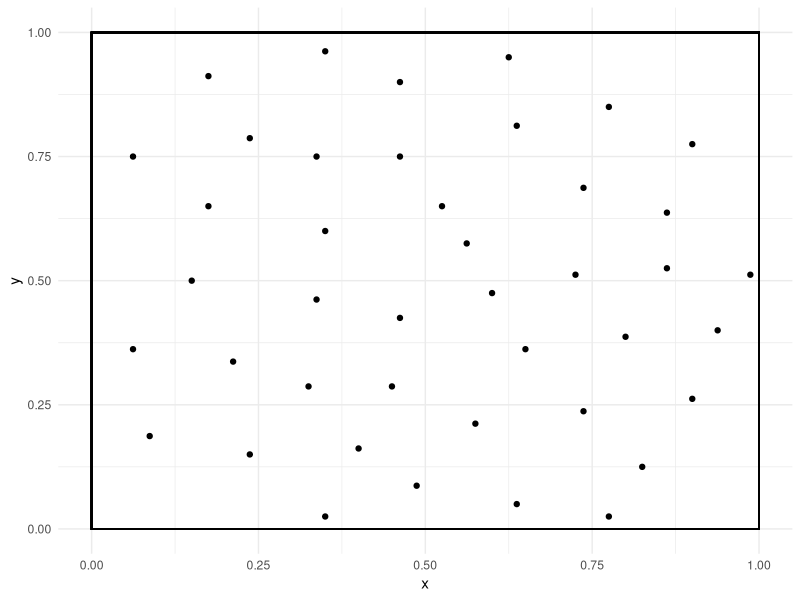
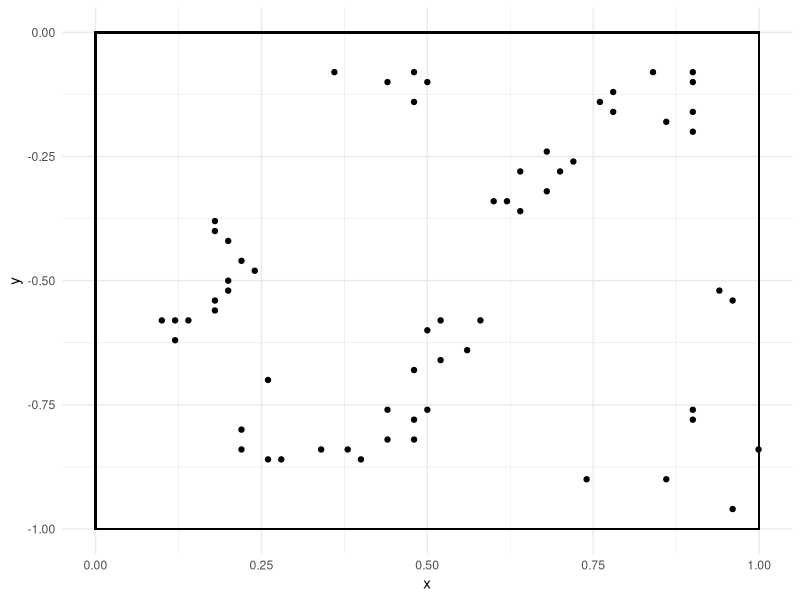
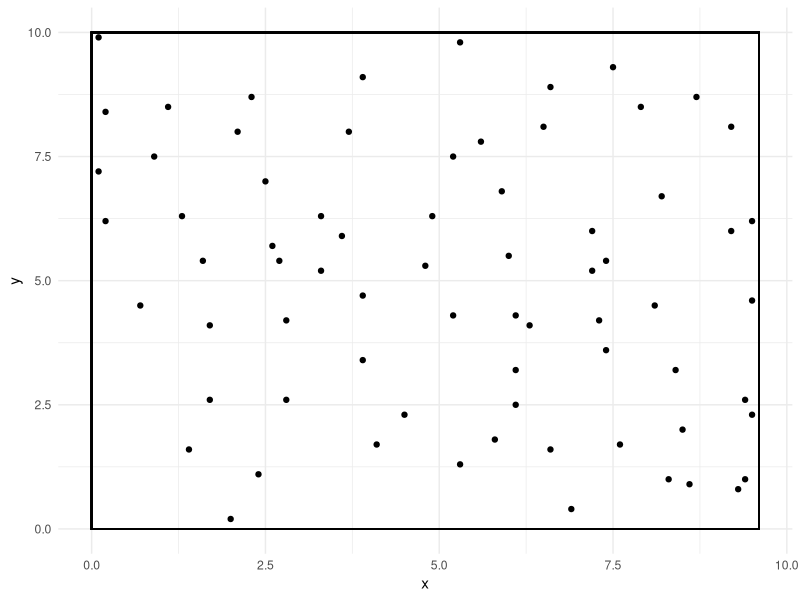
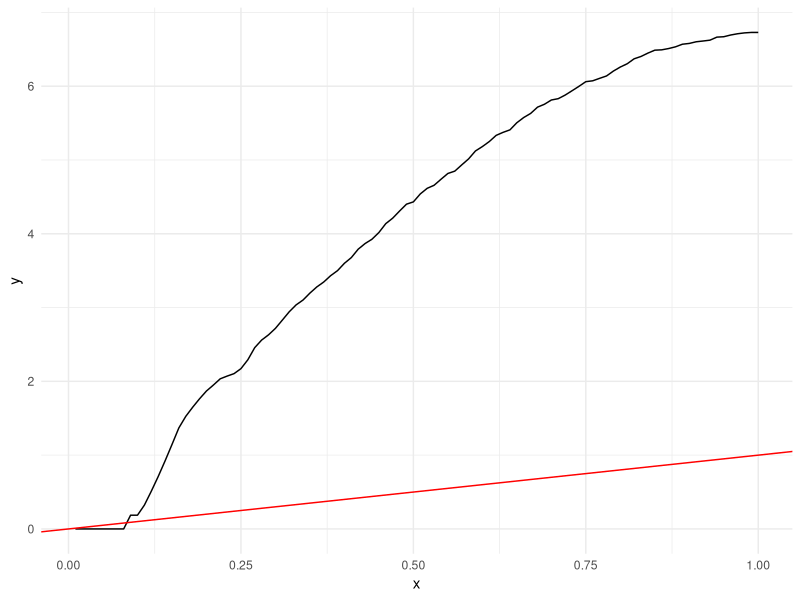
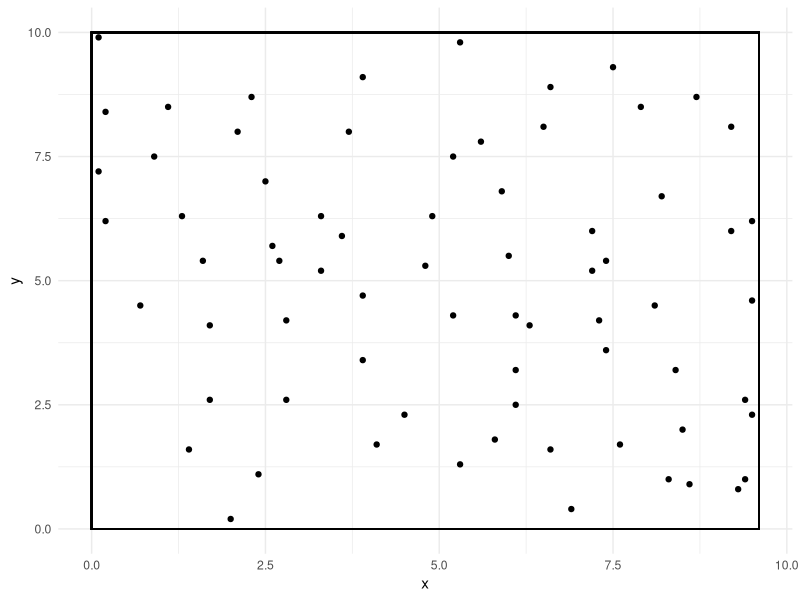

Source code (R) for these figures, in order: (Note: this script raises an error after producing the figures.)
### Problem 1 ----
library(spatial)
library(MASS)
library(tidyverse)

## a) ----
# Plot cells point data.
cells <- ppinit("cells.dat")
cells.df <- data.frame(x = cells$x, y = cells$y)
cells$area
ggplot(cells.df) + geom_point(aes(x = x, y = y)) + 
  geom_rect(aes(xmin = 0, xmax = 1, ymin = 0, ymax = 1), alpha = 0, color = 1) + theme_minimal()

# Plot redwood point data.
redwood <- ppinit("redwood.dat")
redwood.df <- data.frame(x = redwood$x, y = redwood$y)
redwood$area
ggplot(redwood.df) + geom_point(aes(x = x, y = y)) + 
  geom_rect(aes(xmin = 0, xmax = 1, ymin = -1, ymax = 0), alpha = 0, color = 1) + theme_minimal()

# Plot pines point data.
pines <- ppinit("pines.dat")
pines.df <- data.frame(x = pines$x, y = pines$y)
ggplot(pines.df) + geom_point(aes(x = x, y = y)) + 
  geom_rect(aes(xmin = pines$area[1], xmax = pines$area[2], ymin = pines$area[3], ymax = pines$area[4]),
            alpha = 0, color = 1) + theme_minimal()
ggsave("figures/pines.pdf")

## b) ----
# L for cells
L.cells <- Kfn(cells, 1)
L.cells.df <- data.frame(x = L.cells$x, y = L.cells$y)
ggplot(L.cells.df) + geom_line(aes(x, y)) + geom_abline(intercept = 0, slope = 1, color = "red") + 
  theme_minimal()

# L for redwood
L.redwood <- Kfn(redwood, 1)
L.redwood.df <- data.frame(x = L.redwood$x, y = L.redwood$y)
ggplot(L.redwood.df) + geom_line(aes(x, y)) + geom_abline(intercept = 0, slope = 1, color = "red") + 
  theme_minimal()

# L for pines
L.pines <- Kfn(pines, 10)
L.pines.df <- data.frame(x = L.pines$x, y = L.pines$y)
ggplot(L.pines.df) + geom_line(aes(x, y)) + geom_abline(intercept = 0, slope = 1, color = "red") + 
  theme_minimal()
